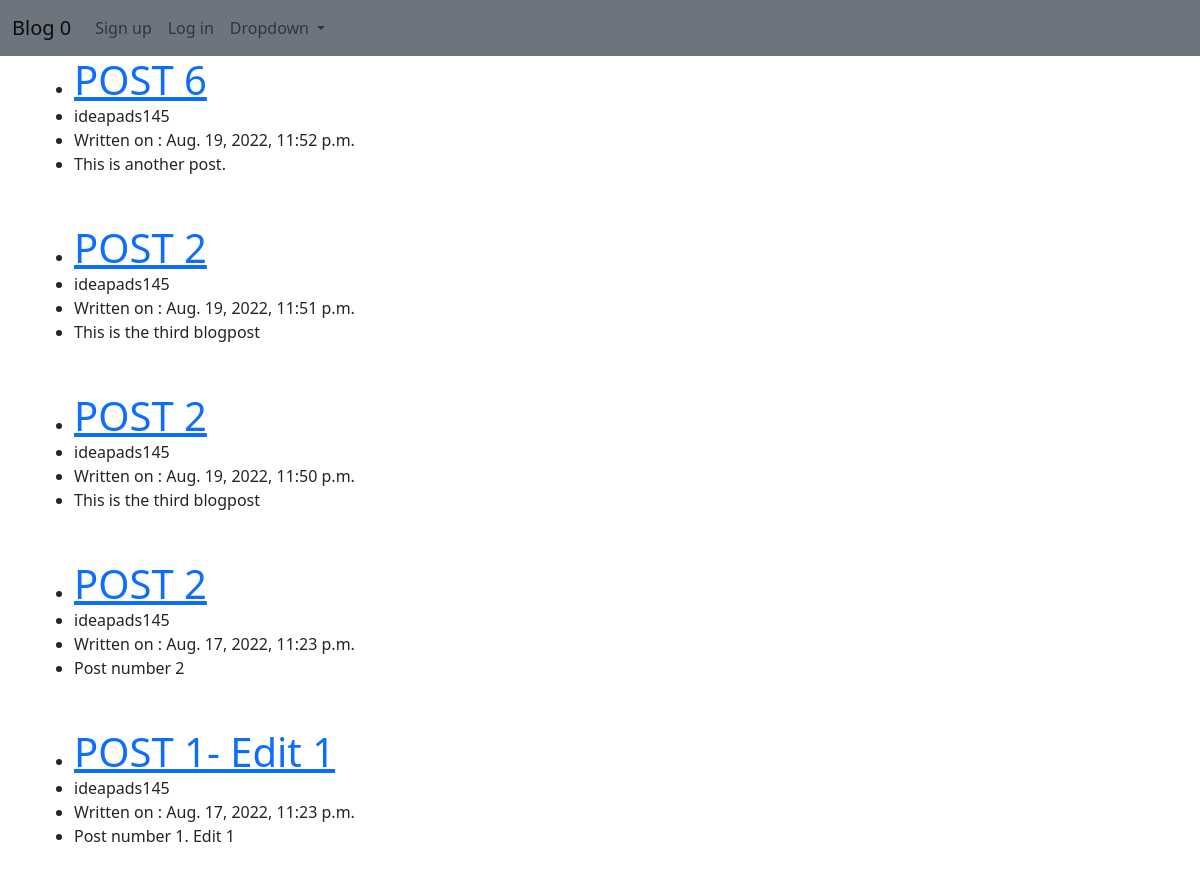
The app's page /, older data.
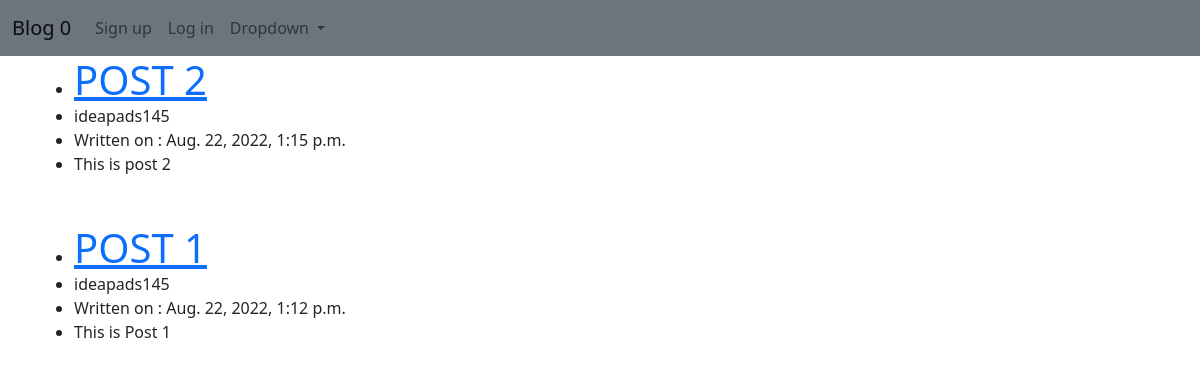
The same page, newer data.
### apps/mainblog/models.py (models this page shows, shortened)
class Post(models.Model):
    title = models.CharField(max_length=255)
    author = models.ForeignKey(User, on_delete=models.CASCADE)
    body = models.TextField()
    dateCreated = models.DateTimeField(auto_now_add=True)
    class Meta:
        ordering = ['-dateCreated']

### apps/mainblog/views.py (the view)
# urls.py: path('',HomeView.as_view(), name = "homepage"),
class HomeView(ListView):
    model = Post
    template_name = 'homepage.html'

### apps/mainblog/Templates/homepage.html (shortened to what this page needs)
{% extends 'base.html' %}
{% block content %}
<ul>
    {% for post in object_list %}
        <li><a href="{% url 'article_view' post.pk %}" class="h1">{{post.title}}</a></li>
        <li>{{post.author}}</li>
        <li>Written on : {{post.dateCreated}}</li>
        <li>{{post.body}}</li>
        <br><br>
    {% endfor %}
</ul>
{% endblock %}

### apps/mainblog/Templates/base.html (shortened to what this page needs)
<!DOCTYPE html>
<html>
    <head>
<link href="https://cdn.jsdelivr.net/npm/bootstrap@5.2.0/dist/css/bootstrap.min.css" rel="stylesheet">
    </head>
    <body>
        <nav class="navbar navbar-expand-lg bg-secondary">
            <div class="container-fluid">
              <a class="navbar-brand" href="{% url 'homepage' %}">Blog 0</a>
              <div class="collapse navbar-collapse" id="navbarSupportedContent">
                <ul class="navbar-nav me-auto mb-2 mb-lg-0">
                  {% if request.user.is_authenticated %}
                  <li class="nav-item">
                    <a href="{% url 'add_post' %}" class="nav-link">Add Post</a>
                  </li>
                    <li class="nav-item">
                      <strong>Logged in as : {{request.user}}</strong>
                    </li>
                    <li class="nav-item">
                      <a href="{% url 'logout' %}" class="nav-link">Log out</a>
                    </li>
                  {% else %}
                  <li class="nav-item">
                    <a href="{% url 'register' %}" class="nav-link">Sign up</a>
                  </li>
                  <li class="nav-item">
                    <a href="{% url 'login' %}" class="nav-link">Log in</a>
                  </li>
                  {% endif%}
                  <li class="nav-item dropdown">
                    <a class="nav-link dropdown-toggle" href="#" role="button" data-bs-toggle="dropdown" aria-expanded="false">
                      Dropdown
                    </a>
                </ul>
              </div>
            </div>
          </nav>
        <main class="container">
        {% block content %}
        {% endblock %}
        </main>
    </body>
</html>

Row changes from the older to the newer data that the page shows:
removed Post: title "POST 6", author "ideapads145", dateCreated "Aug. 19, 2022, 11:52 p.m.", body "This is another post."
removed Post: title "POST 2", author "ideapads145", dateCreated "Aug. 19, 2022, 11:51 p.m.", body "This is the third blogpost"
removed Post: title "POST 2", author "ideapads145", dateCreated "Aug. 19, 2022, 11:50 p.m.", body "This is the third blogpost"
removed Post: title "POST 2", author "ideapads145", dateCreated "Aug. 17, 2022, 11:23 p.m.", body "Post number 2"
removed Post: title "POST 1- Edit 1", author "ideapads145", dateCreated "Aug. 17, 2022, 11:23 p.m.", body "Post number 1. Edit 1"
added Post: title "POST 2", author "ideapads145", dateCreated "Aug. 22, 2022, 1:15 p.m.", body "This is post 2"
added Post: title "POST 1", author "ideapads145", dateCreated "Aug. 22, 2022, 1:12 p.m.", body "This is Post 1"
